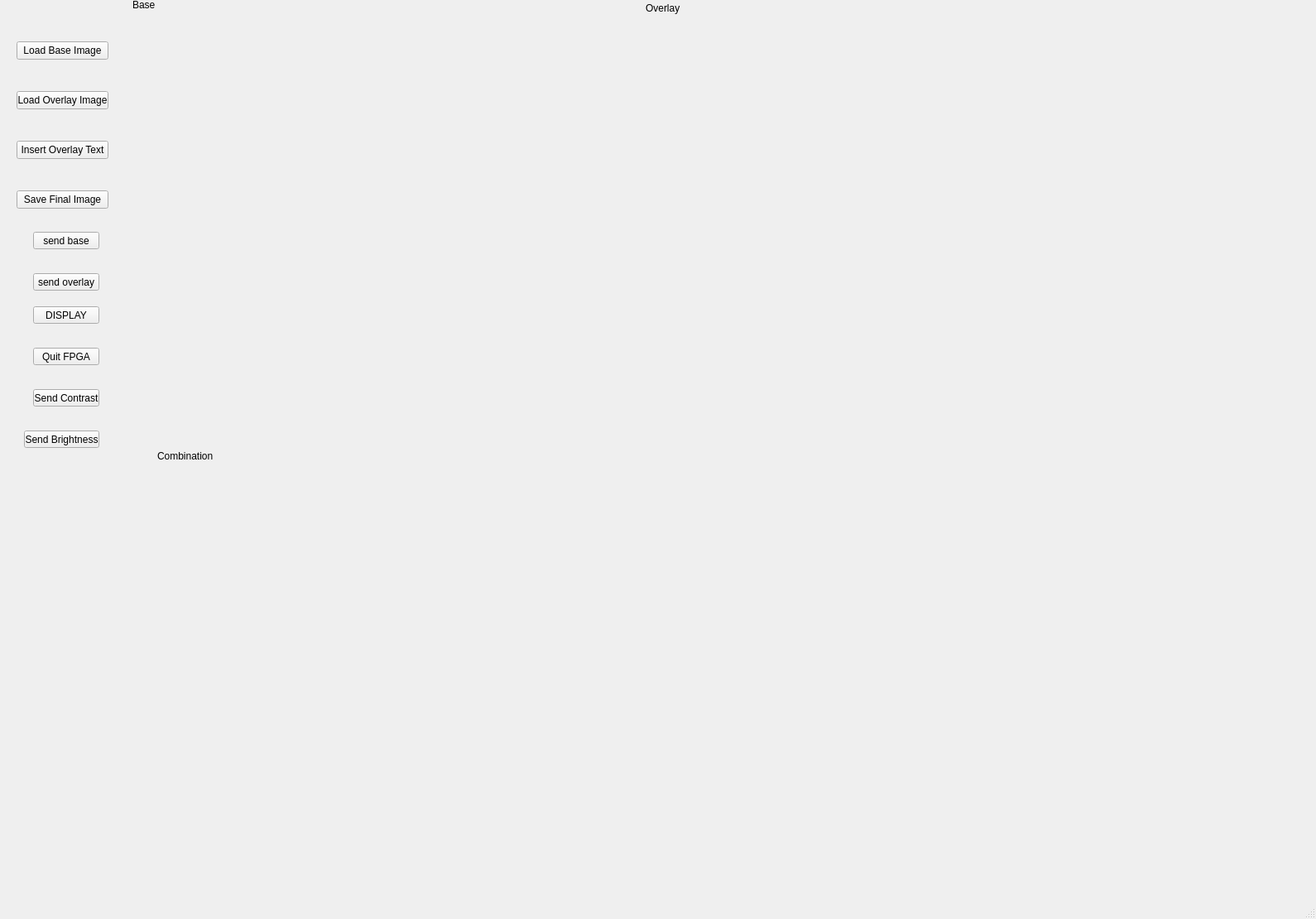
<?xml version="1.0" encoding="UTF-8"?>
<ui version="4.0">
 <class>Lab1_1</class>
 <widget class="QMainWindow" name="Lab1_1">
  <property name="geometry">
   <rect>
    <x>0</x>
    <y>0</y>
    <width>1590</width>
    <height>1110</height>
   </rect>
  </property>
  <property name="windowTitle">
   <string>Lab1_1</string>
  </property>
  <widget class="QWidget" name="centralwidget">
   <widget class="QLabel" name="Combination">
    <property name="geometry">
     <rect>
      <x>170</x>
      <y>560</y>
      <width>512</width>
      <height>512</height>
     </rect>
    </property>
    <property name="text">
     <string/>
    </property>
   </widget>
   <widget class="QPushButton" name="Base_Button">
    <property name="geometry">
     <rect>
      <x>20</x>
      <y>50</y>
      <width>111</width>
      <height>22</height>
     </rect>
    </property>
    <property name="text">
     <string>Load Base Image</string>
    </property>
   </widget>
   <widget class="QPushButton" name="Overlay_Button">
    <property name="geometry">
     <rect>
      <x>20</x>
      <y>110</y>
      <width>111</width>
      <height>22</height>
     </rect>
    </property>
    <property name="text">
     <string>Load Overlay Image</string>
    </property>
   </widget>
   <widget class="QPushButton" name="Text_Button">
    <property name="geometry">
     <rect>
      <x>20</x>
      <y>170</y>
      <width>111</width>
      <height>22</height>
     </rect>
    </property>
    <property name="text">
     <string>Insert Overlay Text</string>
    </property>
   </widget>
   <widget class="QPushButton" name="Save_Button">
    <property name="geometry">
     <rect>
      <x>20</x>
      <y>230</y>
      <width>111</width>
      <height>22</height>
     </rect>
    </property>
    <property name="text">
     <string>Save Final Image</string>
    </property>
   </widget>
   <widget class="QLabel" name="Base">
    <property name="geometry">
     <rect>
      <x>160</x>
      <y>20</y>
      <width>512</width>
      <height>512</height>
     </rect>
    </property>
    <property name="sizePolicy">
     <sizepolicy hsizetype="Preferred" vsizetype="Preferred">
      <horstretch>0</horstretch>
      <verstretch>0</verstretch>
     </sizepolicy>
    </property>
    <property name="text">
     <string/>
    </property>
   </widget>
   <widget class="QLabel" name="Overlay">
    <property name="geometry">
     <rect>
      <x>700</x>
      <y>20</y>
      <width>512</width>
      <height>512</height>
     </rect>
    </property>
    <property name="text">
     <string/>
    </property>
   </widget>
   <widget class="QLabel" name="label">
    <property name="geometry">
     <rect>
      <x>160</x>
      <y>-10</y>
      <width>201</width>
      <height>31</height>
     </rect>
    </property>
    <property name="text">
     <string>Base</string>
    </property>
   </widget>
   <widget class="QLabel" name="label_2">
    <property name="geometry">
     <rect>
      <x>780</x>
      <y>0</y>
      <width>161</width>
      <height>20</height>
     </rect>
    </property>
    <property name="text">
     <string>Overlay</string>
    </property>
   </widget>
   <widget class="QLabel" name="label_3">
    <property name="geometry">
     <rect>
      <x>190</x>
      <y>540</y>
      <width>141</width>
      <height>21</height>
     </rect>
    </property>
    <property name="text">
     <string>Combination</string>
    </property>
   </widget>
   <widget class="QPushButton" name="pushButton">
    <property name="geometry">
     <rect>
      <x>40</x>
      <y>280</y>
      <width>80</width>
      <height>21</height>
     </rect>
    </property>
    <property name="text">
     <string>send base</string>
    </property>
   </widget>
   <widget class="QPushButton" name="pushButton_2">
    <property name="geometry">
     <rect>
      <x>40</x>
      <y>330</y>
      <width>80</width>
      <height>21</height>
     </rect>
    </property>
    <property name="text">
     <string>send overlay</string>
    </property>
   </widget>
   <widget class="QPushButton" name="pushButton_3">
    <property name="geometry">
     <rect>
      <x>40</x>
      <y>370</y>
      <width>80</width>
      <height>21</height>
     </rect>
    </property>
    <property name="text">
     <string>DISPLAY</string>
    </property>
   </widget>
   <widget class="QPushButton" name="pushButton_4">
    <property name="geometry">
     <rect>
      <x>40</x>
      <y>420</y>
      <width>80</width>
      <height>21</height>
     </rect>
    </property>
    <property name="text">
     <string>Quit FPGA</string>
    </property>
   </widget>
   <widget class="QPushButton" name="pushButton_5">
    <property name="geometry">
     <rect>
      <x>40</x>
      <y>470</y>
      <width>80</width>
      <height>21</height>
     </rect>
    </property>
    <property name="text">
     <string>Send Contrast</string>
    </property>
   </widget>
   <widget class="QPushButton" name="pushButton_6">
    <property name="geometry">
     <rect>
      <x>29</x>
      <y>520</y>
      <width>91</width>
      <height>21</height>
     </rect>
    </property>
    <property name="text">
     <string>Send Brightness</string>
    </property>
   </widget>
  </widget>
  <widget class="QMenuBar" name="menubar">
   <property name="geometry">
    <rect>
     <x>0</x>
     <y>0</y>
     <width>1590</width>
     <height>20</height>
    </rect>
   </property>
  </widget>
  <widget class="QStatusBar" name="statusbar"/>
 </widget>
 <resources/>
 <connections/>
</ui>
